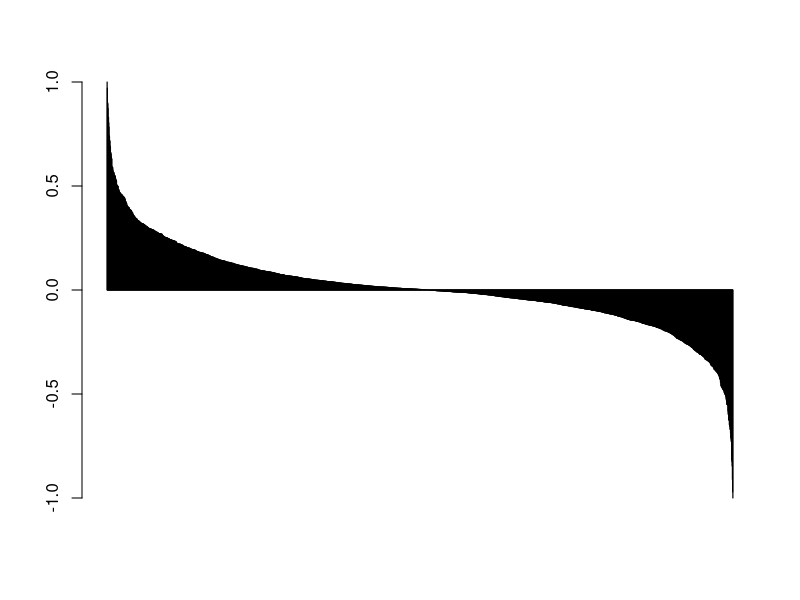

The R source for this figure: (Note: a time limit stopped this script after it produced the figure.)
#get start time
time.start = Sys.time()
#import and process gene expression data
raw = read.csv(
  "leukemia.txt",
  header = FALSE,
  sep = "\t",
  row.names = 1,
  stringsAsFactors = FALSE
)
raw = t(raw)
row.names(raw) = NULL
raw = as.data.frame(raw, stringsAsFactors = FALSE)
for (i in 2:ncol(raw)) {
  raw[, i] = as.integer(raw[, i])
}

#subset ALL and AML
raw.all = raw[raw$`gene/patient` == "ALL", 2:ncol(raw)]
raw.aml = raw[raw$`gene/patient` == "AML", 2:ncol(raw)]

#create a list of genes and a new data frame
genes = colnames(raw[2:ncol(raw)])
test = as.data.frame(genes, stringsAsFactors = FALSE)
colnames(test)[1] = "gene"

#use t-test too score and rank the differential gene expression
for (i in genes) {
  test$p.value[test$gene == i] = t.test(raw.all[, i], raw.aml[, i])$p.value
}
for (i in test$gene) {
  test$mean.all[test$gene == i] = mean(raw.all[, i])
}
for (i in test$gene) {
  test$mean.aml[test$gene == i] = mean(raw.aml[, i])
}
test$diff = test$mean.all - test$mean.aml
test$sign[test$diff > 0] = 1
test$sign[test$diff < 0] = -1
test$psign = test$p.value * test$sign
test$rank = rank(test$p.value)

#calculate phenotypic relationship
test$qvalue[test$sign > 0] = log10(test$p.value[test$sign > 0]) / log10(min(test$p.value[test$sign >
                                                                                           0])) * test$sign[test$sign > 0]
test$qvalue[test$sign < 0] = log10(test$p.value[test$sign < 0]) / log10(min(test$p.value[test$sign <
                                                                                           0])) * test$sign[test$sign < 0]
test$ranksign = rank(-test$qvalue)
barplot(test$qvalue[order(test$ranksign)])

#import pathways
pathway = read.csv(
  file = "pathways.txt",
  sep = "\t",
  header = FALSE,
  stringsAsFactors = FALSE
)
#get pathway with more than 15 genes
for (i in row.names(pathway)) {
  if (length(as.character(pathway[row.names(pathway) == i, 3:21])[as.character(pathway[row.names(pathway) ==
                                                                                       i, 3:21]) != ""]) < 15) {
    pathway = pathway[!row.names(pathway) == i, ]
  }
}
report = as.data.frame(cbind(geneset = pathway[, 1]), stringsAsFactors = FALSE)

#for(k in report$geneset[c(582,301,662,300,596)]){
for (k in report$geneset) {
  pathwaygene = c(as.character(pathway[pathway$V1 == k, 3:21]))
  
  #create list of hit genes
  hitgene = NULL
  for (i in genes) {
    if (i %in% pathwaygene == TRUE) {
      hitgene = c(hitgene, i)
    }
  }
  #calculate ES
  NR = 0
  p = 1
  for (i in hitgene) {
    NR = NR + abs(test$qvalue[test$gene == i]) ^ p
  }
  ranks = order(test$ranksign)
  phit = 0
  pmiss = 0
  ESs = NULL
  for (i in ranks) {
    if (test$gene[i] %in% hitgene == TRUE) {
      phit = phit + abs(test$qvalue[i]) ^ p / NR
    }
    if (test$gene[i] %in% hitgene == FALSE) {
      pmiss = pmiss + 1 / (length(genes) - length(hitgene))
    }
    ESs[i] = phit - pmiss
  }
  test$ES = ESs
  #plot(test$ranksign,test$ES)
  test$ESrank = rank(-test$ES)
  test$absES = abs(test$ES)
  test$absESrank = rank(-test$absES)
  ES = test$ES[test$absESrank == 1]
  report$ES[report$geneset == k] = ES
  #calculate randomized ES
  nper = 10
  per = as.data.frame(matrix(nrow = nper, ncol = length(ranks)))
  colnames(per) = ranks
  esper = NULL
  rankper = as.data.frame(rbind(ranks))
  for (j in 1:nper) {
    rankper[j, ] = sample(ranks)
  }
  for (j in 1:nper) {
    phit = 0
    pmiss = 0
    m = rankper[j, ]
    for (i in m) {
      if (test$gene[i] %in% hitgene == TRUE) {
        phit = phit + abs(test$qvalue[i]) ^ p / NR
      }
      if (test$gene[i] %in% hitgene == FALSE) {
        pmiss = pmiss + 1 / (length(genes) - length(hitgene))
      }
      per[j, rownames(per) == i] = phit - pmiss
    }
    esper = c(esper, per[j, max.col(abs(per[j, ]))])
  }
  if (ES >= 0) {
    esmean = mean(esper[esper >= 0])
  }
  if (ES < 0) {
    esmean = mean(esper[esper < 0])
  }
  report$esmean[report$geneset == k] = esmean
  #calculate p-value for ES
  if (ES >= 0) {
    esp = 1 - ecdf(esper[esper >= 0])(ES)
  }
  if (ES < 0) {
    esp = ecdf(esper[esper < 0])(ES)
  }
  report$pvalue[report$geneset == k] = esp
}
report$NES = report$ES / report$esmean
report = report[order(-report$ES), ]
print(report[1:20, ])
write.csv(report, file = "report.csv")
#get finish time
time.finish = Sys.time()
time.elapse = time.finish - time.start
sprintf("Start Time: %s", time.start)
sprintf("Finish Time: %s", time.finish)
sprintf("Time Elapse: %s", time.elapse)
